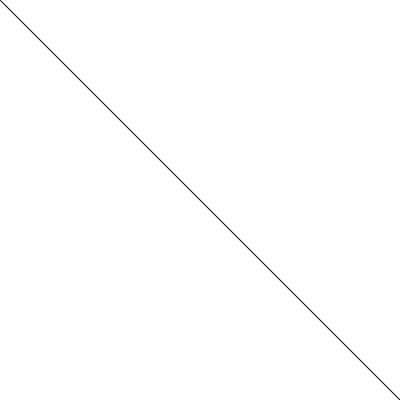
Frame 1 (no input)
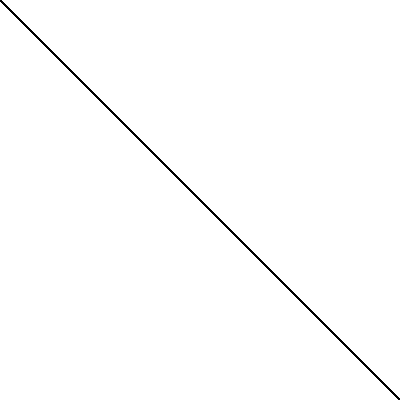
Frame 60 (the mouse pressed at the canvas centre just before this capture)
Frame 120 (the mouse held since frame 60 and released just before this capture): identical to frame 60, image omitted

The Processing sketch that drew these frames (run headless with seeded random() and noise(); from frame 60 on, the mouse is pressed at the canvas centre):

// Processing sketch: processing_27178
// ── processing_27178.pde

// Playing with bezier curves
// f to toggle fill
// click mouse to clear screen
 
  color bgColor = color(255);
  boolean f = false;
 
void setup() {
  size(400,400);
  background(bgColor);
  smooth();
  noFill();
}
  
void draw() {
  bezier(0,0, mouseX, mouseY, mouseX, mouseY, 400, 400);
}
  
void mousePressed() {
  background(bgColor);  // clear screen
}
 
void keyPressed() {
  f = !f;  // toggle f
  if (f){
    fill(255,255,0);  // fill with Yellow
  }
  else {
    noFill();
  }
 }
  
